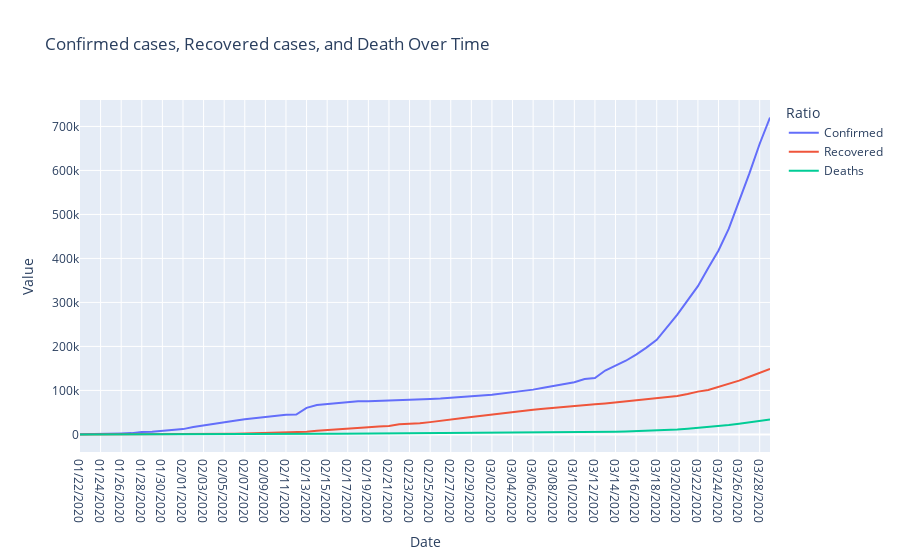

Write notebook code for a chart like this one.
### Code cell
line_data = df_cc.groupby('Date').sum().reset_index()

line_data = line_data.melt(id_vars='Date', 
                 value_vars=['Confirmed', 
                             'Recovered', 
                             'Deaths'], 
                 var_name='Ratio', 
                 value_name='Value')

fig_line = px.line(line_data, x="Date", y="Value", color='Ratio', 
              title='Confirmed cases, Recovered cases, and Death Over Time')
fig_line.show()
